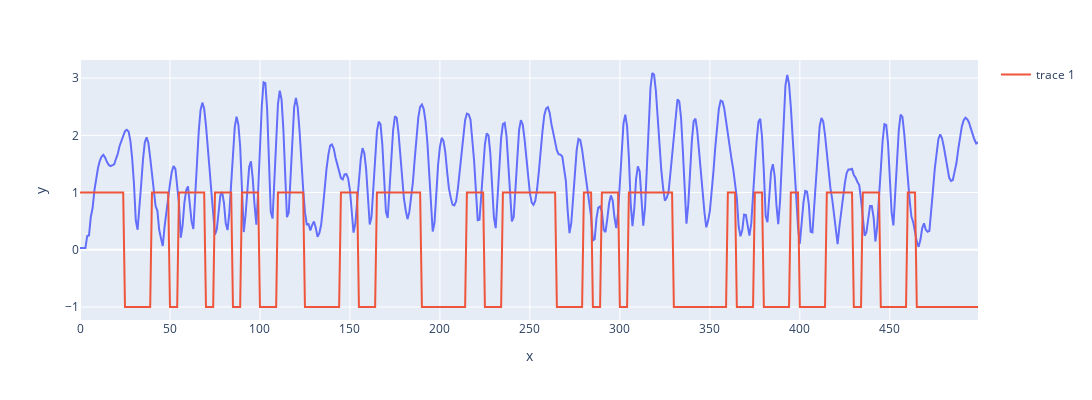

The notebook cell saved with this chart:
### Markdown cell above
## view

### Code cell
n = 1
u2 = mat_content1['u'+str(n)]
z2 = mat_content1['z'+str(n)]

t = np.arange(0, 500, 1)#np.arange(0, 10, 0.02)
fig=px.line(x=t, y=np.squeeze(z2), height=400, width=1300)
#fig.add_scatter(x=t, y=np.squeeze(x1), mode='lines')
fig.add_scatter(x=t, y=np.squeeze(u2), mode='lines')
#fig.add_scatter(x=t, y=np.squeeze(u1), mode='lines')
fig.show()

### Figure 1 — Plotly figure (JSON) as saved in the notebook; plotly's stock layout.template omitted (floating-point values rounded to 4 significant figures; data arrays with more than 128 entries replaced by an {"elided": "..."} marker saying what was removed)
{"data": [{"hovertemplate": "x=%{x}<br>y=%{y}<extra></extra>", "legendgroup": "", "line": {"color": "#636efa", "dash": "solid"}, "marker": {"symbol": "circle"}, "mode": "lines", "name": "", "orientation": "v", "showlegend": false, "type": "scatter", "x": {"elided": "500 int values"}, "xaxis": "x", "y": {"elided": "500 float values"}, "yaxis": "y"}, {"mode": "lines", "type": "scatter", "x": {"elided": "500 int values"}, "y": {"elided": "500 int values"}}], "layout": {"height": 400, "legend": {"tracegroupgap": 0}, "margin": {"t": 60}, "width": 1300, "xaxis": {"anchor": "y", "domain": [0, 1], "title": {"text": "x"}}, "yaxis": {"anchor": "x", "domain": [0, 1], "title": {"text": "y"}}}}
